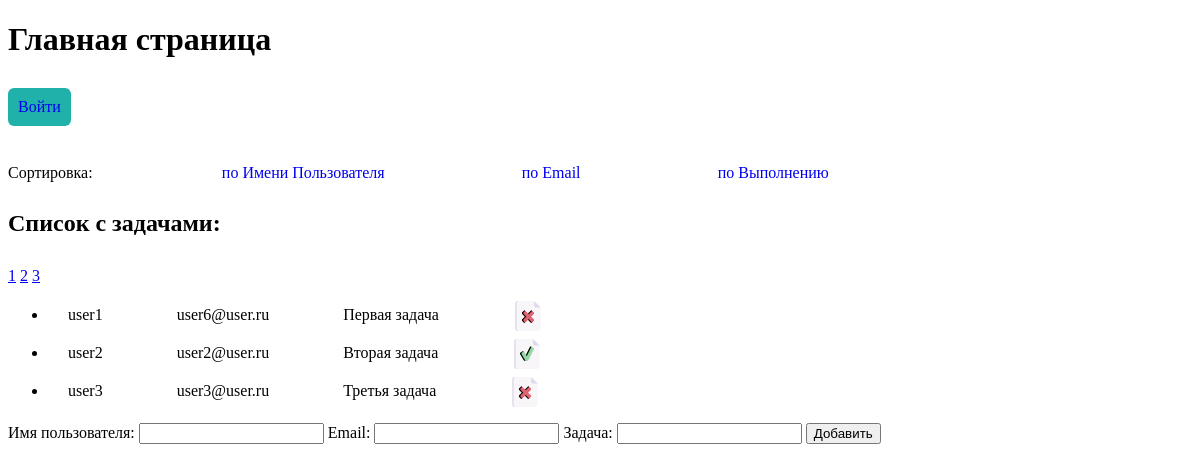
The page / on the database its author committed.
### tables this page shows
CREATE TABLE tasks (id INTEGER NOT NULL PRIMARY KEY AUTOINCREMENT, username VARCHAR (150) NOT NULL, email VARCHAR (255) NOT NULL, description VARCHAR (255) NOT NULL, isDone INT DEFAULT (0));

### controller/HomeController.php (called while the page is built, shortened)
<?php
require_once 'model/TaskProvider.php';
$pdo = require 'dbconnect.php';
$user = null;
$username = $user ?? $user;
$pageName = 'Главная страница';
$curPage = (isset($_GET['page'])) ? $_GET['page'] : 1;
$param = $_GET['sort'] ?? 'username';
$res = new TaskProvider($pdo);
if(!isset($_SESSION['sort']) && $param) {
    $param = $res->getParams('h');
}
if(isset($_SESSION['sort'])) {
    $param = $res->getParams($_SESSION['sort']);
}
$limit = 3;
$countItems = $res->getCountItems();
$pag = new Paginator($limit, $countItems);
$offset = $pag->getOffset($curPage);
$countPages = $pag->getPages();
$tasks = $res->getTasksList($param, $offset, $limit);
require_once 'view/home.php';

### model/TaskProvider.php (called while the page is built, shortened)
<?php
class TaskProvider {
    private PDO $pdo;
    function __construct(PDO $pdo)
    {
        $this->pdo = $pdo;
    }
    public function getCountItems(): int
    {
        $statement = $this->pdo->query("SELECT COUNT(*) FROM `tasks`");
        $res = $statement->fetch();
        return $res['COUNT(*)'];
    }
    public function getParams(string $sort): string
    {
        switch ($sort) {
            default:
                $_SESSION['sort'] = $param = 'username';
        }
        return $param;
    }
    public function getTasksList(string $sort = 'username', int $offset, ?int $limit = null): array {
        $arr = [];
        if(!$limit) {
            $statement = $this->pdo->query("SELECT * FROM `tasks` ORDER BY {$sort}");
        } else {
            $statement = $this->pdo->query("SELECT * FROM `tasks` ORDER BY {$sort} LIMIT {$offset}, {$limit}");
        }
        $res = $statement->fetchAll();
        if($res) {
            foreach($res as $result) {
                $arr[] =  [
                    'id' => $result['id'],
                    'username' => $result['username'],
                    'email' => $result['email'],
                    'description' => $result['description'],
                    'isDone' => $result['isDone']
                ];
            }
        }
        return $arr;
    }
}

### autoload.php (called while the page is built, shortened)
<?php
spl_autoload_register(static function (string $className) {
    $dirs = [
        'model',
        'controller',
        'view',
    ];
    foreach ($dirs as $dir) {
        $path = "$dir/$className.php";
        if (file_exists($path)) {
            break;
        }
    }
});

### model/Paginator.php (called while the page is built, shortened)
<?php
class Paginator {
    private int $limit;
    private int $pages;
    public function __construct(int $limit, int $countList)
    {
        $this->limit = $limit;
        $this->count = $countList;
        if ($limit > 0 && $countList > 0) {
            $this->pages = intdiv($this->count, $this->limit);
        } else {
            $this->pages = 0;
        }
    }
    public function getOffset(int $curPage = null): int
    {
        $offset = 0;
        if ($curPage) {
            $offset = $curPage * $this->limit - $this->limit;
        }
        return $offset;
    }
    public function getPages(): int
    {
        return $this->pages;
    }
}

### view/home.php (the view, shortened to what this page needs)
<!DOCTYPE html>
<html lang="ru_RU">
<head>
</head>
<body>
    <main class="main">
        <h1><?=$pageName?></h1>
        <section>
            <?php if ($username === null) :?>
            <a href="/?controller=security" class="btn">Войти</a>
            <?php else :?>
                <p>Вы вошли как <strong><?=$username?></strong></p>
            <a href="/?controller=security&action=logout" class="btn">Выйти</a>
            <?php endif ?>
        </section>
        <article>
            <?php if (count($tasks) > 0) :?>
            <section class="mainsort">
                <span>
                    Сортировка:
                </span>
                <a href="/?controller=home&sort=username" class="mainsort-unit">
                    по Имени Пользователя
                </a>
                <a href="/?controller=home&sort=email" class="mainsort-unit">
                    по Email
                </a>
                <a href="/?controller=home&sort=isDone" class="mainsort-unit">
                    по Выполнению
                </a>
            </section>
            <h2>Список с задачами:</h2>
            <?php if($countPages > 0) :?>
                <section class="pagination">
                <?php for($i=1; $i <= $countPages; $i++) :?>
                    <a href="/?controller=home&page=<?=$i?>"><?=$i?></a>
                <?php endfor ?>
            <?php endif ?>
            <ul>
                <?php foreach($tasks as $task) :?>
                    <li class="tasklist">
                        <span class="tasklist-unit"><?=$task['username']?></span>
                        <span class="tasklist-unit"><?=$task['email']?></span>
                        <span class="tasklist-unit"><?=$task['description']?></span>
                        <span class="tasklist-unit">
                        </span>
                    </li>
                <?php endforeach ?>
            </ul>
            <?php endif ?>
                <form action="/?controller=home&action=newtask" method="post">
                    <label for="username">Имя пользователя:</label>
                    <input type="text" name="username">
                    <label for="email">Email:</label>
                    <input type="text" name="email">
                    <label for="newtask">Задача:</label>
                    <input type="text" name="newtask">
                    <button type="submit">Добавить</button>
                </form>
        </article>
    </main>
</body>
</html>

### view/home.php (style rules this page uses)
.mainsort { display: flex; justify-content: space-between; max-width: 70%; align-items: center; }
.mainsort-unit { padding: 8px; border-radius: 2px; text-decoration: none; }
.btn { display: inline-block; padding: 10px; background-color: lightseagreen; border-radius: 6px; text-decoration: none; }
section { margin: 30px 0 0 0; }
.tasklist { margin: 8px 0; }
.tasklist-unit { margin: 0 50px 0 20px; }
.tasklist-unit > svg { vertical-align: middle; }

### rows shown on the page
tasks: username "user1", email "user6@user.ru", description "Первая задача", isDone 0 (drawn)
tasks: username "user2", email "user2@user.ru", description "Вторая задача", isDone 1 (drawn)
tasks: username "user3", email "user3@user.ru", description "Третья задача", isDone 0 (drawn)

### other values the page prints
$pageName "Главная страница"
